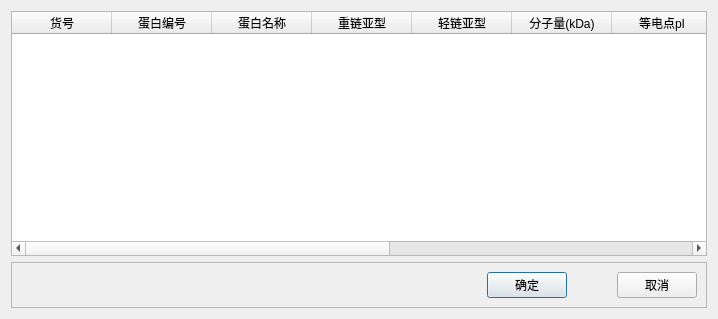
<?xml version="1.0" encoding="UTF-8"?>
<ui version="4.0">
 <class>Dialog</class>
 <widget class="QDialog" name="Dialog">
  <property name="geometry">
   <rect>
    <x>0</x>
    <y>0</y>
    <width>718</width>
    <height>319</height>
   </rect>
  </property>
  <property name="windowTitle">
   <string>Sample</string>
  </property>
  <layout class="QVBoxLayout" name="verticalLayout">
   <item>
    <widget class="QTableWidget" name="table">
     <column>
      <property name="text">
       <string>货号</string>
      </property>
     </column>
     <column>
      <property name="text">
       <string>蛋白编号</string>
      </property>
     </column>
     <column>
      <property name="text">
       <string>蛋白名称</string>
      </property>
     </column>
     <column>
      <property name="text">
       <string>重链亚型</string>
      </property>
     </column>
     <column>
      <property name="text">
       <string>轻链亚型</string>
      </property>
     </column>
     <column>
      <property name="text">
       <string>分子量(kDa)</string>
      </property>
     </column>
     <column>
      <property name="text">
       <string>等电点pI</string>
      </property>
     </column>
     <column>
      <property name="text">
       <string>消光系数</string>
      </property>
     </column>
     <column>
      <property name="text">
       <string>浓度(mg/mL)</string>
      </property>
     </column>
     <column>
      <property name="text">
       <string>Buffer</string>
      </property>
     </column>
     <column>
      <property name="text">
       <string>批号</string>
      </property>
     </column>
    </widget>
   </item>
   <item>
    <widget class="QFrame" name="frame">
     <property name="frameShape">
      <enum>QFrame::StyledPanel</enum>
     </property>
     <property name="frameShadow">
      <enum>QFrame::Raised</enum>
     </property>
     <layout class="QHBoxLayout" name="horizontalLayout">
      <property name="spacing">
       <number>50</number>
      </property>
      <item>
       <spacer name="horizontalSpacer">
        <property name="orientation">
         <enum>Qt::Horizontal</enum>
        </property>
        <property name="sizeHint" stdset="0">
         <size>
          <width>40</width>
          <height>20</height>
         </size>
        </property>
       </spacer>
      </item>
      <item>
       <widget class="QPushButton" name="okButton">
        <property name="text">
         <string>确定</string>
        </property>
       </widget>
      </item>
      <item>
       <widget class="QPushButton" name="cancleButton">
        <property name="text">
         <string>取消</string>
        </property>
       </widget>
      </item>
     </layout>
    </widget>
   </item>
  </layout>
 </widget>
 <resources/>
 <connections>
  <connection>
   <sender>cancleButton</sender>
   <signal>clicked()</signal>
   <receiver>Dialog</receiver>
   <slot>close()</slot>
   <hints>
    <hint type="sourcelabel">
     <x>578</x>
     <y>270</y>
    </hint>
    <hint type="destinationlabel">
     <x>537</x>
     <y>-8</y>
    </hint>
   </hints>
  </connection>
 </connections>
</ui>
